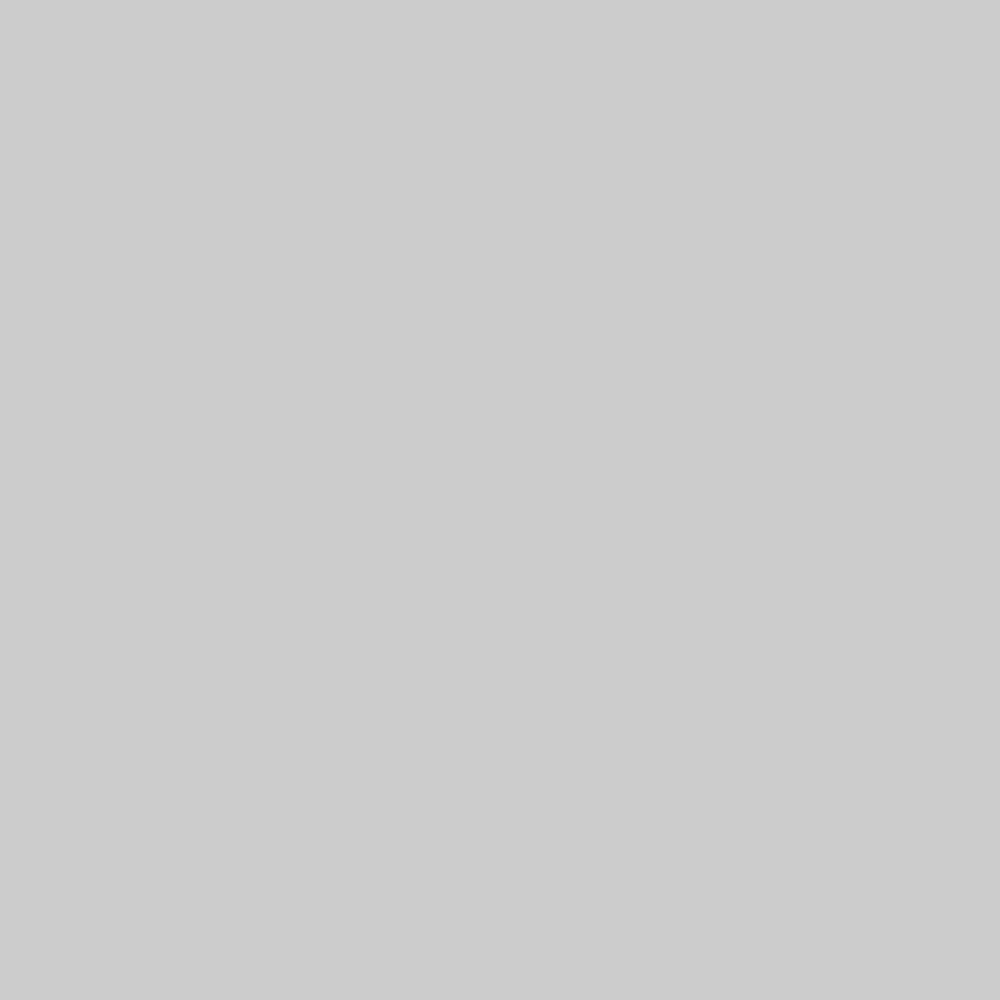
Frame 1 (no input)
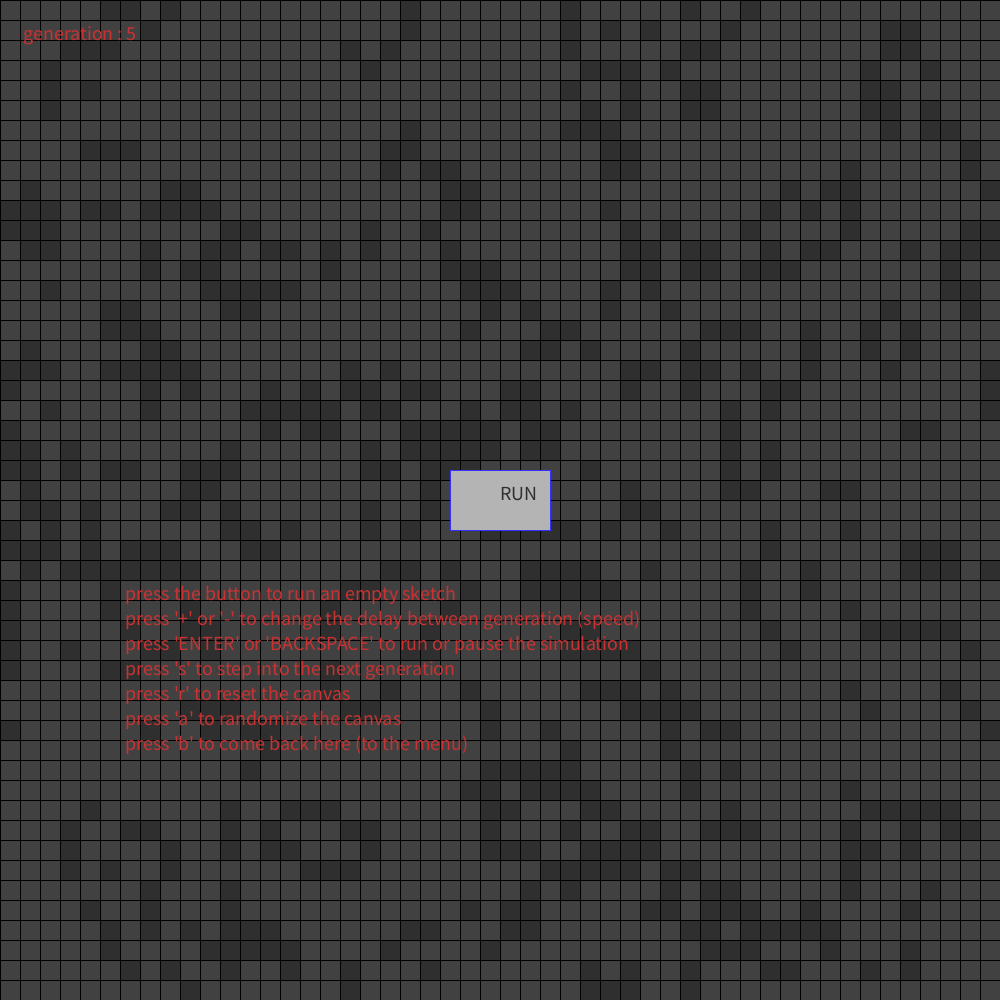
Frame 60 (the mouse pressed at the canvas centre just before this capture)
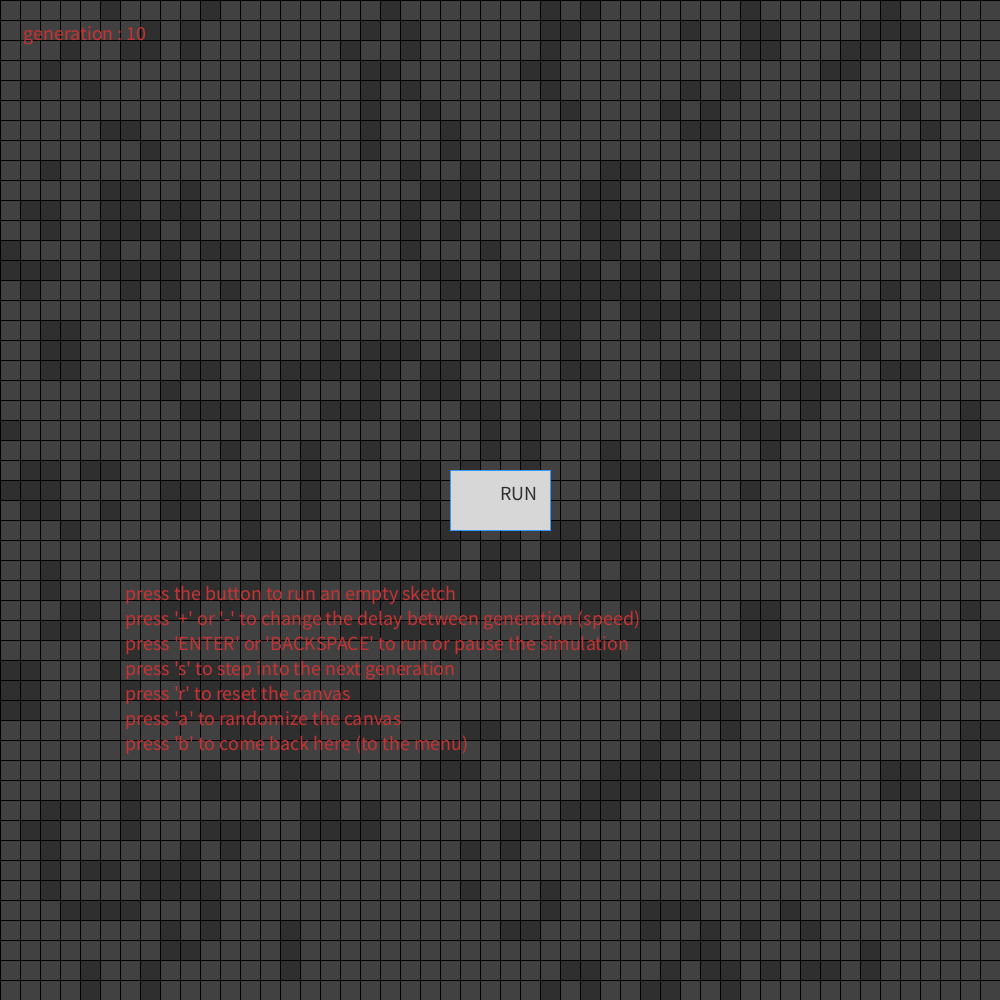
Frame 120 (the mouse held since frame 60 and released just before this capture)

The Processing sketch that drew these frames (run headless with seeded random() and noise(); from frame 60 on, the mouse is pressed at the canvas centre):

// Processing sketch: V0dot2
// ── V0dot2.pde
CA gameOfLife;
Holder context;
float rw = 100;
float rh = 60;
boolean menu;
boolean edit;
boolean startBtnOver = false;
boolean running = false;
boolean toClean = false;
boolean step = false;
int cd = 0, delay = 10;

void setup(){
  size(1000,1000);
  gameOfLife = new CA();
  context = new Holder();
  menu = true;
  edit = false;
}

void draw(){
  if(cd == delay){
    if(menu){
      startBtnOver = false;
      if(mouseX > width/2-rw/2 && mouseX < width/2+rw/2){
        if(mouseY > height/2-rh/2 && mouseY < height/2+rh/2){
          startBtnOver = true;
        }
      }
      context.demo(startBtnOver);
    } else {
      if(edit){
        if(toClean){
          context.dieAll();
          toClean = false;
        } else if(step){
          step = false;
          context.run();
        }
        context.show(); 
      } else {
        if(running){
          context.run();
        } 
      }
    }
    cd = 0;
  } else if(cd>delay){
    cd = 0;
  } else {  
    cd++;
  }  
  println(delay);
 
}

void mouseClicked(){
  if(startBtnOver){
    menu = false;
    edit = true;
    context.dieAll();
    startBtnOver = false;
  } else {
    if(edit){
      context.editGridClick(mouseX, mouseY);
    }
  }
}

void keyPressed(){
  toClean = false;
  if(key == BACKSPACE || key == ENTER){
    if(edit){
      edit = false;
      running = true;
    } else {
      edit = true;
      running = false;
    }
  } else if (key == 'r'){
    toClean = true;
  } else if (key == 'b'){
    menu = true;
    context.randomAll();
  } else if (key == 's'){
    step = true;
  } else if (key == '+' && delay > 1){
    delay--;
  } else if (key == '-' && delay < 24){
    delay++;
  } else if (key == 'a'){
    context.randomAll();
  }
  
}
// ── ca.pde
class CA{
  int gridUnit = 20;
  int wid = width, hei = height;
  Cell[][] GOL = new Cell[wid/gridUnit][hei/gridUnit]; 
  int generation = 0;

  //construct
  CA(){
    for(int i=0; i<wid/gridUnit; i++){
      for(int j=0; j<hei/gridUnit; j++){
        GOL[i][j] = new Cell();
      }    
    }
    
  }
  
  int neiMoore1(int _I, int _J){
    int nc = 0;
    for(int i=-1; i<=1; i++){
      for(int j=-1; j<=1; j++){ // allows to "wrap" the neighborhood. Ex. i = 0 is (length and 1)
      if(GOL[ (_I+i+(wid/gridUnit))%(wid/gridUnit) ][ (_J+j+(hei/gridUnit))%(hei/gridUnit) ].x == 1){
        nc++;
        }                                    
      }
    }

   if(GOL[_I][_J].x == 1){
     nc--;
   }
    return nc;
  }
  
  void copyCA(Cell[][] _C){
    for(int i=0; i<wid/gridUnit; i++){
      for(int j=0; j<hei/gridUnit; j++){
        GOL[i][j].x = _C[i][j].x;
        GOL[i][j].c = _C[i][j].c;
       }  
    }
  }
  
  void generate(){
    Cell[][] next = new Cell[wid/gridUnit][hei/gridUnit];
    for(int i=0; i<wid/gridUnit; i++){
      for(int j=0; j<hei/gridUnit; j++){
        int r = neiMoore1(i, j);
        //println(r);
          if(GOL[i][j].x == 0 && r == 3){
            next[i][j] = new Cell(1);
          } else if(GOL[i][j].x == 1 && (r < 2 || r > 3 )) {
            next[i][j] = new Cell(0);
          } else {
            next[i][j] = new Cell(GOL[i][j].x);
          }
      }
    }
    copyCA(next);
    generation++;
    println("generation");
  }
  
  //draw a rect on screen for each cell
  void show(){
    for(int i=0; i<wid/gridUnit; i++){
      for(int j=0; j<hei/gridUnit; j++){
        fill(GOL[i][j].c);
        stroke(0);
        rect(i*gridUnit,j*gridUnit,gridUnit,gridUnit);
      }
    }
    fill(200,50,50);
    text("generation : "+generation, gridUnit+(gridUnit/6),gridUnit*2);
  }
  
  void setCellsColor(color a, color b){
    for(int i=0; i<wid/gridUnit; i++){
      for(int j=0; j<hei/gridUnit; j++){
        if(GOL[i][j].x == 1){
          GOL[i][j].c = color(a);
        } else {
          GOL[i][j].c = color(b);
        } 
      }
    }
  }
  
  void setCellLive(float _X, float _Y){
    GOL[floor(_X/gridUnit)][floor(_Y/gridUnit)].x = 1;
    GOL[floor(_X/gridUnit)][floor(_Y/gridUnit)].c = color(47);
  }
  
  //void setCellDead()
  
  void reset(boolean mode){  // mode true = random reset, mode false = all dead
    if(mode){
      for(int i=0; i<wid/gridUnit; i++){
        for(int j=0; j<hei/gridUnit; j++){
          GOL[i][j] = new Cell();
        }    
      }
    } else {
      for(int i=0; i<wid/gridUnit; i++){
        for(int j=0; j<hei/gridUnit; j++){
          GOL[i][j] = new Cell(0);
        }    
    }
    }
    generation = 0;
  }
  
};
// ── cell.pde
///METHODS

///CLASSES

class Cell{
  int x;
  color c;
  
  //construc.
  Cell(){
    x=(int)random(0,2);
    if(x == 1){
      c = color(47);
    } else {
      c = color(198);
    }
    
  }
  
  Cell(int _X){
    x=_X;
    if(x == 1){
      c = color(47);
    } else {
      c = color(198);
    }
  }
    
};
// ── holder.pde
class Holder{
  CA gameOfLife;
  float rw = 100;
  float rh = 60;
  float tw = rw-20;
  float th = rh-10;
  
  Holder(){
    gameOfLife = new CA();
  }
  
  void run(){
    gameOfLife.generate();
    gameOfLife.show();
  }
  
  void show(){
    gameOfLife.show();
  }
  
  void demo(boolean _OVER){
    gameOfLife.generate();
    gameOfLife.setCellsColor(color(47), color(65));
    gameOfLife.show();
    if(_OVER){
      fill(215);
      stroke(51,153,255);
      rect(width/2-rw/2, height/2-rh/2, rw, rh );
    } else {
      fill(180);
      stroke(51,51,255);
      rect(width/2-rw/2, height/2-rh/2, rw, rh );
    }
    fill(47);
    textSize(20);
    text("RUN", width/2, height/2);
    fill(200,50,50);
    text("press the button to run an empty sketch",  width/8, height/2 + 100);
    text("press '+' or '-' to change the delay between generation (speed)",  width/8, height/2 + 125);
    text("press 'ENTER' or 'BACKSPACE' to run or pause the simulation",  width/8, height/2 + 150);
    text("press 's' to step into the next generation",  width/8, height/2 + 175);
    text("press 'r' to reset the canvas",  width/8, height/2 + 200);
    text("press 'a' to randomize the canvas",  width/8, height/2 + 225);
    text("press 'b' to come back here (to the menu)",  width/8, height/2 + 250);
    
  }
  
  void editGridClick(float _X, float _Y){
    gameOfLife.setCellLive(_X, _Y);
  }
  
  void dieAll(){
    gameOfLife.reset(false);
  }
  
  void randomAll(){
    gameOfLife.reset(true);
  }
 
  
};
